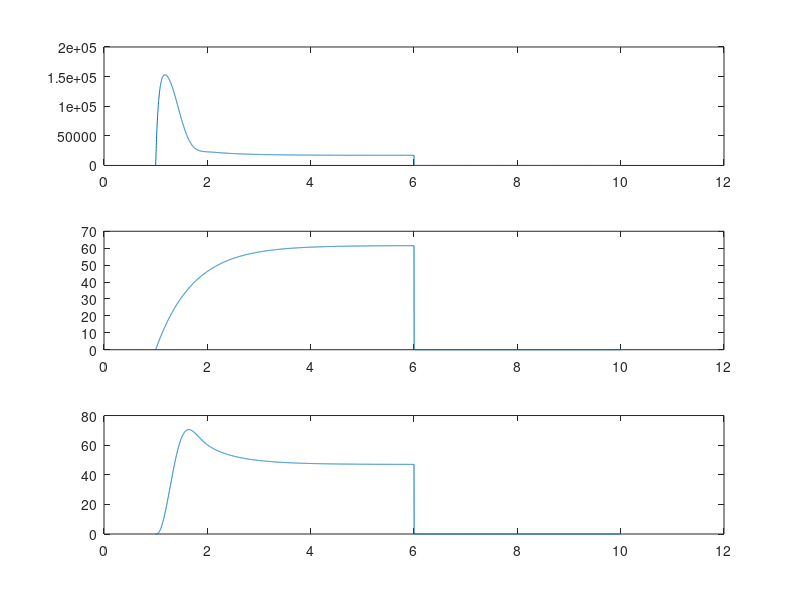

Write MATLAB code to recreate this figure.
ra = 4.6e-3;
rfd = 12.1875;
la = 2.38e-4;
lfd = 8.750;
lafd = 0.23;
jm = 2580;
va = 750;
vfd = 750 
ia = 17098
bm = 127;
c0 = 0;
c1 = 5041.7;
c2 = 0;
h = 0.002;
x1(1)=0;
x2(1)=0;
x3(1)=0;

a1 = exp(-(ra/la)*h);
a3 = exp(-(rfd/lfd)*h);
a5 = exp(-(bm/jm)*h);

b1 = (1-a1)/ra;
d1 = -(1-a5)/bm;
b2 = ((1-a3)/rfd);
kfia = 0;
kfifd = 0; 
kfwr = 0;

i = 2;
for k = 1:h:10
    
    if k == 6 
        kfia = 1;
        kfifd = 1; 
        kfwr = 1; 
    end
    
    tl(i) = c0 + c1*x3(i-1) + c2*(x3(i-1))^2;
    a2(i) = (1/(rfd*la - ra*lfd))*(lafd*lfd*(a3-a1)*x3(i-1)+(ra*lfd*a1-rfd*la*a3));
    a4(i)= lafd*((1-a5)/bm)*x2(i-1);
    x1(i) = a1*x1(i-1) + a2(i)*x2(i-1) + b1*va;
    x2(i) = a3*x2(i-1) + b2*vfd;
    x3(i) = a4(i)*x1(i-1) + a5*x3(i-1) + d1*tl(i-1);
    
    
        
   

    y1(i)= ~kfia*x1(i);
    y2(i)= ~kfifd*x2(i);
    y3(i)= ~kfwr*x3(i);
    i= i+1;
    
    
end
t=1:h:10.002;
figure(1);
subplot(3,1,1);
plot(t,y1);
subplot(3,1,2);
plot(t,y2);
subplot(3,1,3);
plot(t,y3);
